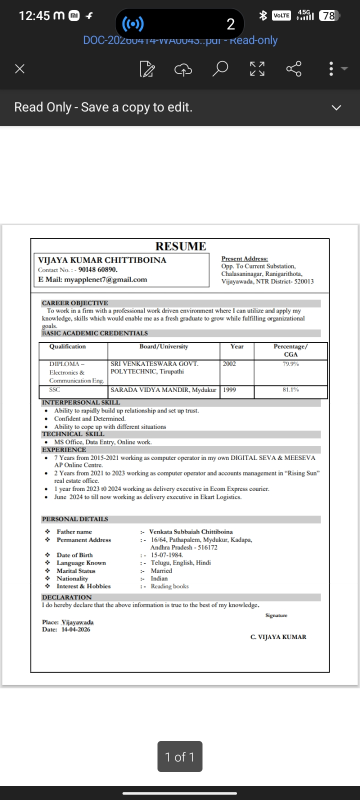
#> input picture attached_assets/IMG-20260619-WA0003_1781853588547.jpg, 720 x 1600 px (shown at 1/2 size)
$ python -i dewarp_1781756276342.py   (imports and definitions only)
#> lines starting #> are read from the running program, lines starting #| are printed output that depends on the picture; after the words box and inside, x2 and y2 are one past the last pixel; in counts of white or black regions, pixels touching at a corner belong together
"""
dewarp.py — Automatic document corner detection + perspective correction.

Pipeline position: runs FIRST, before tiled levels and threshold.

    detect_and_dewarp(img)
        ├── auto_detect_corners()   — finds 4 document corners via contours
        │       returns corners + confidence score
        ├── if confidence >= 0.7:   — good detection
        │       dewarp(img, corners) silently
        └── if confidence < 0.7:    — bad detection
                return img unchanged + flag for frontend to show drag UI
                frontend POSTs user-corrected corners back
                backend calls dewarp(img, user_corners)
"""

import math
import cv2
import numpy as np


# ── Corner detection ──────────────────────────────────────────────────────────

def _order_corners(pts: np.ndarray) -> np.ndarray:
    """
    Order 4 points as [top-left, top-right, bottom-right, bottom-left].
    Works regardless of what order the contour gave them.
    """
    pts = pts.reshape(4, 2).astype(np.float32)
    ordered = np.zeros((4, 2), dtype=np.float32)

    # Top-left has smallest sum, bottom-right has largest sum
    s = pts.sum(axis=1)
    ordered[0] = pts[np.argmin(s)]   # top-left
    ordered[2] = pts[np.argmax(s)]   # bottom-right

    # Top-right has smallest diff, bottom-left has largest diff
    d = np.diff(pts, axis=1)
    ordered[1] = pts[np.argmin(d)]   # top-right
    ordered[3] = pts[np.argmax(d)]   # bottom-left

    return ordered


def _score_quad(corners: np.ndarray, img_h: int, img_w: int) -> float:
    """
    Score a candidate quadrilateral 0.0–1.0.
    Penalises quads that are too small, too square for a document,
    or have very unequal opposite sides (badly curved edges).

    A score >= 0.7 is treated as a confident auto-detection.
    """
    tl, tr, br, bl = corners

    # Side lengths
    top    = np.linalg.norm(tr - tl)
    bottom = np.linalg.norm(br - bl)
    left   = np.linalg.norm(bl - tl)
    right  = np.linalg.norm(br - tr)

    if min(top, bottom, left, right) < 10:
        return 0.0

    img_area = img_h * img_w

    # 1. Area coverage — document should fill at least 20% of the frame
    #    and not exceed 99% (that would mean we grabbed the whole image)
    quad_area = cv2.contourArea(corners.astype(np.float32))
    area_ratio = quad_area / img_area
    if area_ratio < 0.20 or area_ratio > 0.99:
        return 0.0
    area_score = min(area_ratio / 0.6, 1.0)   # peaks at 60% coverage

    # 2. Parallelism — opposite sides should be roughly equal length
    #    (a badly curled page gives very unequal top vs bottom)
    horiz_ratio = min(top, bottom) / max(top, bottom)
    vert_ratio  = min(left, right) / max(left, right)
    parallel_score = (horiz_ratio + vert_ratio) / 2.0

    # 3. Aspect ratio — A4 is ~1:1.41; accept 0.5–2.5 range
    longer  = max(top + bottom, left + right) / 2
    shorter = min(top + bottom, left + right) / 2
    aspect  = longer / shorter if shorter > 0 else 0
    aspect_score = 1.0 if 0.5 <= aspect <= 2.5 else 0.3

    # 4. Rectangularity — all interior angles should be near 90°
    def angle(a, b, c):
        v1 = a - b
        v2 = c - b
        cos_a = np.dot(v1, v2) / (np.linalg.norm(v1) * np.linalg.norm(v2) + 1e-6)
        return math.degrees(math.acos(np.clip(cos_a, -1, 1)))

    angles = [
        angle(bl, tl, tr),
        angle(tl, tr, br),
        angle(tr, br, bl),
        angle(br, bl, tl),
    ]
    angle_deviations = [abs(a - 90) for a in angles]
    rect_score = max(0.0, 1.0 - (sum(angle_deviations) / (4 * 45)))

    score = (
        area_score      * 0.30 +
        parallel_score  * 0.35 +
        aspect_score    * 0.15 +
        rect_score      * 0.20
    )
    return round(float(score), 3)


def auto_detect_corners(img: np.ndarray) -> dict:
    """
    Automatically detect the 4 corners of a document in a photo.

    Strategy:
      1. Downscale for speed (detection at full 12MP is wasteful)
      2. Greyscale → blur → Canny edges
      3. Dilate edges to close gaps from shadows / folds
      4. Find contours, keep only large closed quadrilaterals
      5. Score each candidate, pick the best
      6. Scale corners back to original resolution

    Returns:
        {
          "corners": [[x0,y0],[x1,y1],[x2,y2],[x3,y3]],  # TL TR BR BL
          "confidence": 0.85,   # 0.0–1.0
          "auto_ok": True,      # True if confidence >= 0.70
          "img_w": 3024,
          "img_h": 4032,
        }

    If no quad is found, corners defaults to the full image rectangle
    so the caller always has something to work with.
    """
    h, w = img.shape[:2]

    # --- Downscale for speed ---
    WORK_H = 1024
    scale = WORK_H / h
    work_w = int(w * scale)
    small = cv2.resize(img, (work_w, WORK_H), interpolation=cv2.INTER_AREA)

    # --- Greyscale + blur ---
    grey = cv2.cvtColor(small, cv2.COLOR_BGR2GRAY) if small.ndim == 3 else small
    blurred = cv2.GaussianBlur(grey, (7, 7), 0)

    # --- Canny edges ---
    # Use Otsu threshold as a guide for Canny thresholds
    otsu_thresh, _ = cv2.threshold(blurred, 0, 255,
                                   cv2.THRESH_BINARY + cv2.THRESH_OTSU)
    edges = cv2.Canny(blurred,
                      threshold1=otsu_thresh * 0.5,
                      threshold2=otsu_thresh)

    # --- Dilate to close shadow gaps along document edge ---
    kernel = cv2.getStructuringElement(cv2.MORPH_RECT, (5, 5))
    edges = cv2.dilate(edges, kernel, iterations=2)

    # --- Find contours ---
    contours, _ = cv2.findContours(edges, cv2.RETR_EXTERNAL,
                                   cv2.CHAIN_APPROX_SIMPLE)
    contours = sorted(contours, key=cv2.contourArea, reverse=True)

    best_corners = None
    best_score   = 0.0

    for cnt in contours[:10]:   # only check top 10 largest contours
        # Skip tiny contours
        if cv2.contourArea(cnt) < (WORK_H * work_w * 0.10):
            continue

        # Approximate to a polygon
        peri = cv2.arcLength(cnt, True)
        approx = cv2.approxPolyDP(cnt, 0.02 * peri, True)

        if len(approx) != 4:
            continue

        corners_small = _order_corners(approx.reshape(4, 2))
        score = _score_quad(corners_small, WORK_H, work_w)

        if score > best_score:
            best_score   = score
            best_corners = corners_small

    # Scale corners back to original resolution
    if best_corners is not None:
        best_corners = (best_corners / scale).astype(np.float32)
    else:
        # Fallback: use the full image rectangle
        best_corners = np.array([
            [0,   0  ],
            [w-1, 0  ],
            [w-1, h-1],
            [0,   h-1],
        ], dtype=np.float32)
        best_score = 0.0

    return {
        "corners":    best_corners.tolist(),
        "confidence": best_score,
        "auto_ok":    best_score >= 0.70,
        "img_w":      w,
        "img_h":      h,
    }


# ── Perspective correction ────────────────────────────────────────────────────

def dewarp(img: np.ndarray, corners: list | np.ndarray) -> np.ndarray:
    """
    Apply perspective correction given 4 corners [TL, TR, BR, BL].

    The output width and height are computed from the average of the
    top/bottom and left/right side lengths — so the output aspect ratio
    matches the physical document rather than the photo frame.

    Args:
        img:     Original BGR image (full resolution).
        corners: [[x0,y0],[x1,y1],[x2,y2],[x3,y3]] TL TR BR BL.
                 Can be list-of-lists or np.ndarray.

    Returns:
        Dewarped BGR image.
    """
    pts = _order_corners(np.array(corners, dtype=np.float32))
    tl, tr, br, bl = pts

    # Compute output dimensions from average side lengths
    width_top    = np.linalg.norm(tr - tl)
    width_bottom = np.linalg.norm(br - bl)
    out_w = int(max(width_top, width_bottom))

    height_left  = np.linalg.norm(bl - tl)
    height_right = np.linalg.norm(br - tr)
    out_h = int(max(height_left, height_right))

    dst = np.array([
        [0,       0      ],
        [out_w-1, 0      ],
        [out_w-1, out_h-1],
        [0,       out_h-1],
    ], dtype=np.float32)

    M = cv2.getPerspectiveTransform(pts, dst)
    warped = cv2.warpPerspective(img, M, (out_w, out_h),
                                 flags=cv2.INTER_CUBIC,
                                 borderMode=cv2.BORDER_REPLICATE)
    return warped


# ── Curl detection ────────────────────────────────────────────────────────────

def detect_curl(img: np.ndarray, corners: list) -> dict:
    """
    Detect whether a document edge is curved (book spine / page curl).

    Strategy: for each of the 4 edges defined by the corners, sample
    points along that edge in the actual image and measure how much
    the detected edge deviates from the straight line between corners.
    High deviation = curl present on that edge.

    Returns:
        {
          "curl_detected": True/False,
          "curl_severity": 0.0–1.0,   # 0 = flat, 1 = severe curl
          "curled_edges": ["left"],    # which edges are curled
        }
    """
    pts = _order_corners(np.array(corners, dtype=np.float32))
    tl, tr, br, bl = pts

    grey = cv2.cvtColor(img, cv2.COLOR_BGR2GRAY) if img.ndim == 3 else img
    edges_img = cv2.Canny(cv2.GaussianBlur(grey, (5,5), 0), 50, 150)

    edge_pairs = {
        "top":    (tl, tr),
        "bottom": (bl, br),
        "left":   (tl, bl),
        "right":  (tr, br),
    }

    SAMPLES = 20
    SEARCH  = 30    # pixels to search perpendicular to expected edge
    curled_edges = []
    max_deviation = 0.0

    for edge_name, (p1, p2) in edge_pairs.items():
        deviations = []
        for i in range(1, SAMPLES):
            t = i / SAMPLES
            # Point along the straight line between corners
            px = int(p1[0] + t * (p2[0] - p1[0]))
            py = int(p1[1] + t * (p2[1] - p1[1]))

            # Perpendicular direction to this edge
            dx = p2[0] - p1[0]
            dy = p2[1] - p1[1]
            length = math.sqrt(dx*dx + dy*dy) + 1e-6
            nx, ny = -dy/length, dx/length   # normal

            # Search along the normal for an edge pixel
            best_dev = 0
            for d in range(-SEARCH, SEARCH):
                sx = int(px + d * nx)
                sy = int(py + d * ny)
                if 0 <= sy < edges_img.shape[0] and 0 <= sx < edges_img.shape[1]:
                    if edges_img[sy, sx] > 0:
                        best_dev = abs(d)
                        break
            deviations.append(best_dev)

        mean_dev = float(np.mean(deviations)) if deviations else 0.0
        edge_len = float(np.linalg.norm(p2 - p1))
        severity = mean_dev / (edge_len * 0.1 + 1e-6)   # relative to edge length

        if severity > 0.25:
            curled_edges.append(edge_name)
        max_deviation = max(max_deviation, severity)

    return {
        "curl_detected": len(curled_edges) > 0,
        "curl_severity": round(min(max_deviation, 1.0), 3),
        "curled_edges":  curled_edges,
    }


# ── Main entry point ──────────────────────────────────────────────────────────

def detect_and_dewarp(img: np.ndarray) -> dict:
    """
    Full auto pipeline:
      1. Detect corners
      2. Check for curl on detected edges
      3. If auto_ok and no severe curl → dewarp silently
      4. Otherwise → return original img + flags for frontend manual UI

    Returns:
        {
          "image":          np.ndarray,   # dewarped if auto_ok, else original
          "dewarped":       True/False,   # whether correction was applied
          "corners":        [[...], ...], # detected corners (for drag UI)
          "confidence":     0.85,
          "auto_ok":        True,
          "curl_detected":  False,
          "curl_severity":  0.1,
          "curled_edges":   [],
          "show_manual_ui": False,        # True = frontend should show drag handles
          "message":        "...",        # human-readable reason
        }
    """
    detection = auto_detect_corners(img)
    corners   = detection["corners"]

    curl = detect_curl(img, corners)

    severe_curl = curl["curl_severity"] > 0.4

    auto_ok = detection["auto_ok"] and not severe_curl

    if auto_ok:
        dewarped_img = dewarp(img, corners)
        message = f"Auto-corrected (confidence {detection['confidence']:.0%})"
    else:
        dewarped_img = img
        if not detection["auto_ok"]:
            message = (f"Low confidence ({detection['confidence']:.0%}) — "
                       "please adjust the corner handles")
        elif severe_curl:
            message = (f"Page curl detected on {curl['curled_edges']} edge(s) — "
                       "drag the curve handles to correct")
        else:
            message = "Manual adjustment needed"

    return {
        "image":          dewarped_img,
        "dewarped":       auto_ok,
        "corners":        corners,
        "confidence":     detection["confidence"],
        "auto_ok":        detection["auto_ok"],
        "curl_detected":  curl["curl_detected"],
        "curl_severity":  curl["curl_severity"],
        "curled_edges":   curl["curled_edges"],
        "show_manual_ui": not auto_ok,
        "message":        message,
    }

>>> import cv2
>>> picture = cv2.imread('IMG-20260619-WA0003_1781853588547.jpg')
#> picture is the input picture: shape (1600, 720, 3); mean B, G, R 206.1, 206, 205.8
>>> result = detect_and_dewarp(picture)
#> in auto_detect_corners, `small = cv2.resize(img, (work_w, WORK_H), interpolation=cv2.INTER_AREA)`:
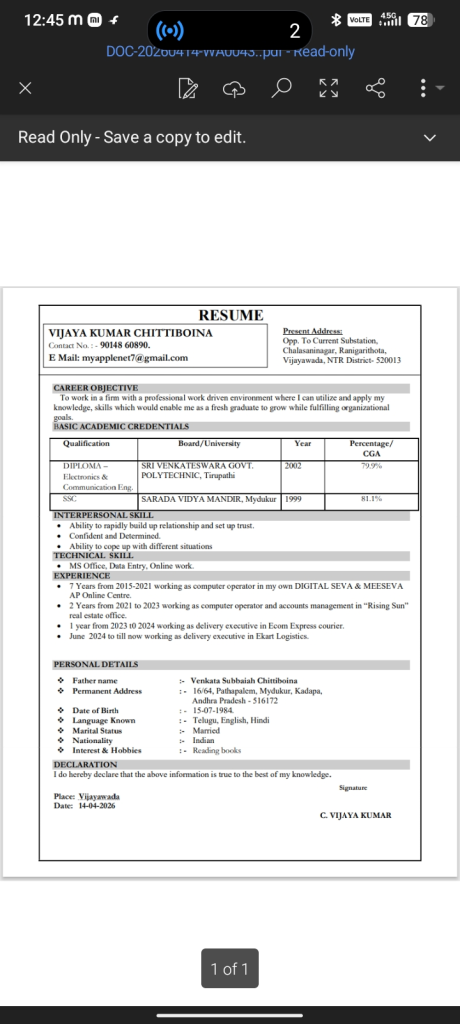
#> small: shape (1024, 460, 3); mean B, G, R 206.1, 206, 205.8
#> in auto_detect_corners, `blurred = cv2.GaussianBlur(grey, (7, 7), 0)`:
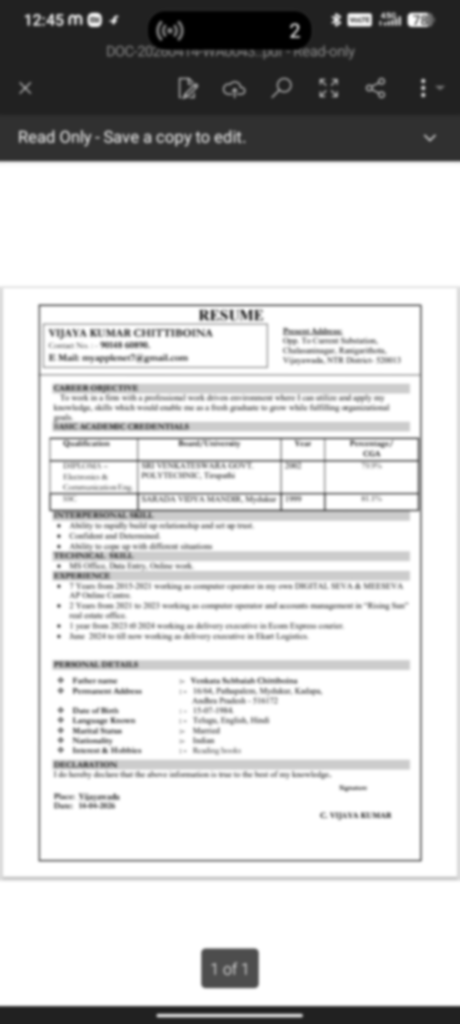
#> blurred: shape (1024, 460); min 0, max 255, mean 205.9
#> in auto_detect_corners, `otsu_thresh, _ = cv2.threshold(blurred, 0, 255, cv2.THRESH_BINARY + cv..`: otsu_thresh = 143
#> in auto_detect_corners, `edges = cv2.Canny(blurred, threshold1=otsu_thresh * 0.5, threshold2=ot..`:
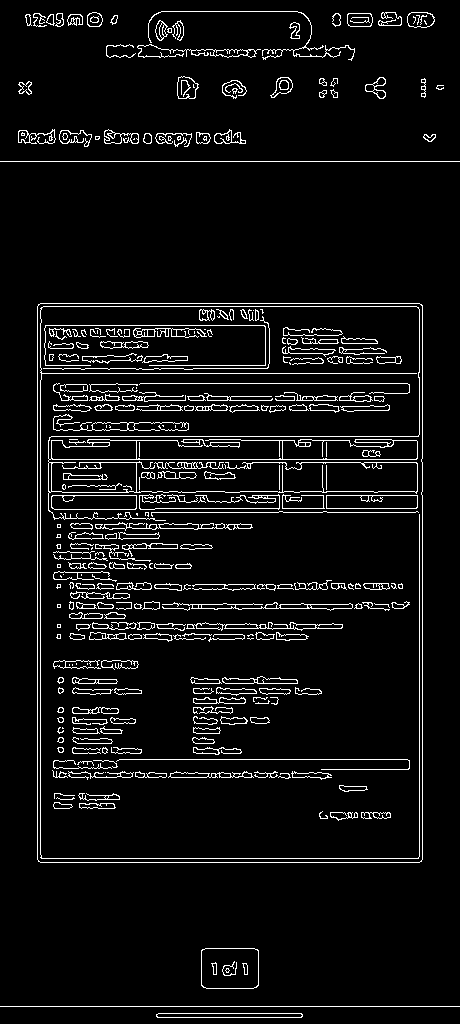
#> edges: shape (1024, 460); 6.1% white in thin lines or dots
#> in auto_detect_corners, `edges = cv2.dilate(edges, kernel, iterations=2)`:
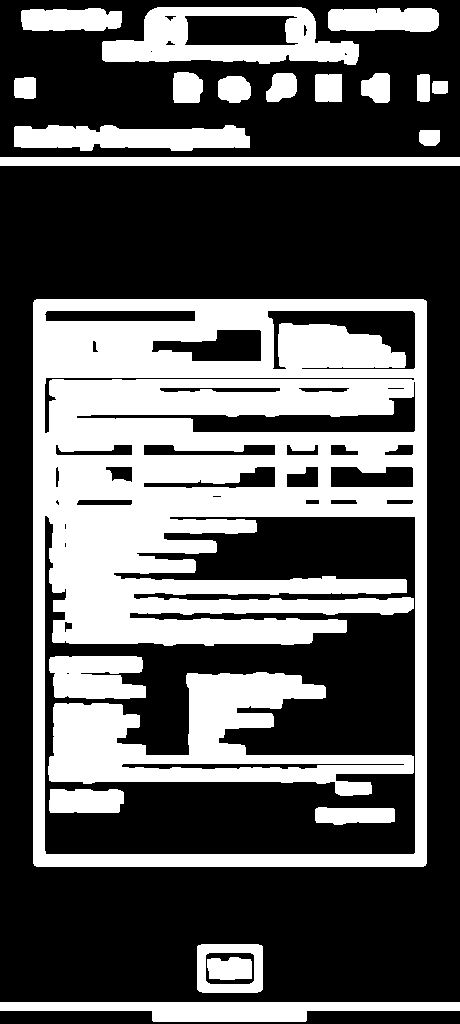
#> edges: shape (1024, 460); 35.8% white; 22 white regions
#> in auto_detect_corners, `contours, _ = cv2.findContours(edges, cv2.RETR_EXTERNAL, cv2.CHAIN_APP..`: contours = 17 contours; largest, box (x1, y1, x2, y2) and area: (33, 299, 427, 867) 222816, (102, 7, 359, 65) 10661, (0, 1002, 460, 1022) 5366, (14, 125, 250, 151) 4532, (0, 157, 460, 166) 3672
#> the loop in auto_detect_corners, `for cnt in contours[:10]:` made 10 passes
#> cnt on pass 5: [[0, 157], [0, 165], [459, 165], [459, 157]]
#> after the loop in auto_detect_corners, `for cnt in contours[:10]:`: best_score = 0.934
#> in auto_detect_corners, `best_corners = (best_corners / scale).astype(np.float32)`: best_corners = [[53.12, 468.8], [665.6, 470.3], [664.1, 1351.6], [53.12, 1351.6]]
#> in detect_and_dewarp, `detection = auto_detect_corners(img)`: detection = {'corners': [[53.12, 468.8], [665.6, 470.3], [664.1, 1351.6], [53.12, 1351.6]], 'confidence': 0.934, 'auto_ok': True, 'img_w': 720, 'img_h': 1600}
#> in detect_and_dewarp, `corners   = detection["corners"]`: corners has the same summary as best_corners in auto_detect_corners
#> in detect_curl, `pts = _order_corners(np.array(corners, dtype=np.float32))`: pts has the same summary as best_corners in auto_detect_corners
#> in detect_curl, `tl, tr, br, bl = pts`: tl = [53.12, 468.8]; tr = [665.6, 470.3]; br = [664.1, 1351.6]; bl = [53.12, 1351.6]
#> in detect_curl, `edges_img = cv2.Canny(cv2.GaussianBlur(grey, (5,5), 0), 50, 150)`:
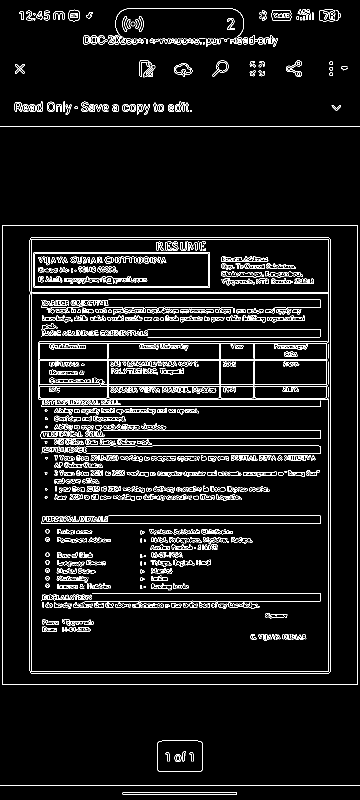
#> edges_img: shape (1600, 720) (shown at 1/2 size); 6% white in thin lines or dots
#> in detect_curl, `edge_pairs = { "top":    (tl, tr), "bottom": (bl, br), "left":   (tl, ..`: edge_pairs = {'top': ([53.12, 468.8], [665.6, 470.3]), 'bottom': ([53.12, 1351.6], [664.1, 1351.6]), 'left': ([53.12, 468.8], [53.12, 1351.6]), 'right': ([665.6, 470.3], [664.1, 1351.6])}
#> the loop in detect_curl, `for edge_name, (p1, p2) in edge_pairs.items():` made 4 passes
#> (edge_name, p1, p2, mean_dev, edge_len, severity) on passes 1 to 4: ('top', [53.12, 468.8], [665.6, 470.3], 19.05, 612.5, 0.311), ('bottom', [53.12, 1351.6], [664.1, 1351.6], 7, 610.9, 0.115), ('left', [53.12, 468.8], [53.12, 1351.6], 16.21, 882.8, 0.184), ('right', [665.6, 470.3], [664.1, 1351.6], 4.42, 881.3, 0.0502)
#> after the loop in detect_curl, `for edge_name, (p1, p2) in edge_pairs.items():`: curled_edges = ['top']
#> in detect_and_dewarp, `curl = detect_curl(img, corners)`: curl = {'curl_detected': True, 'curl_severity': 0.311, 'curled_edges': ['top']}
#> in detect_and_dewarp, `severe_curl = curl["curl_severity"] > 0.4`: severe_curl = False
#> in detect_and_dewarp, `auto_ok = detection["auto_ok"] and not severe_curl`: auto_ok = True
#> in dewarp, `pts = _order_corners(np.array(corners, dtype=np.float32))`: pts has the same summary as best_corners in auto_detect_corners
#> in dewarp, `tl, tr, br, bl = pts`: tl = [53.12, 468.8]; tr = [665.6, 470.3]; br = [664.1, 1351.6]; bl = [53.12, 1351.6]
#> in dewarp, `width_top    = np.linalg.norm(tr - tl)`: width_top = 612.5
#> in dewarp, `width_bottom = np.linalg.norm(br - bl)`: width_bottom = 610.9
#> in dewarp, `out_w = int(max(width_top, width_bottom))`: out_w = 612
#> in dewarp, `height_left  = np.linalg.norm(bl - tl)`: height_left = 882.8
#> in dewarp, `height_right = np.linalg.norm(br - tr)`: height_right = 881.3
#> in dewarp, `out_h = int(max(height_left, height_right))`: out_h = 882
#> in dewarp, `dst = np.array([ [0,       0      ], [out_w-1, 0      ], [out_w-1, out..`: dst = [[0, 0], [611, 0], [611, 881], [0, 881]]
#> in dewarp, `M = cv2.getPerspectiveTransform(pts, dst)`: M = [[0.994, 1.55e-18, -52.82], [-0.00254, 0.994, -465.8], [-2.88e-06, -2.89e-06, 1]]
#> in dewarp, `warped = cv2.warpPerspective(img, M, (out_w, out_h), flags=cv2.INTER_C..`:
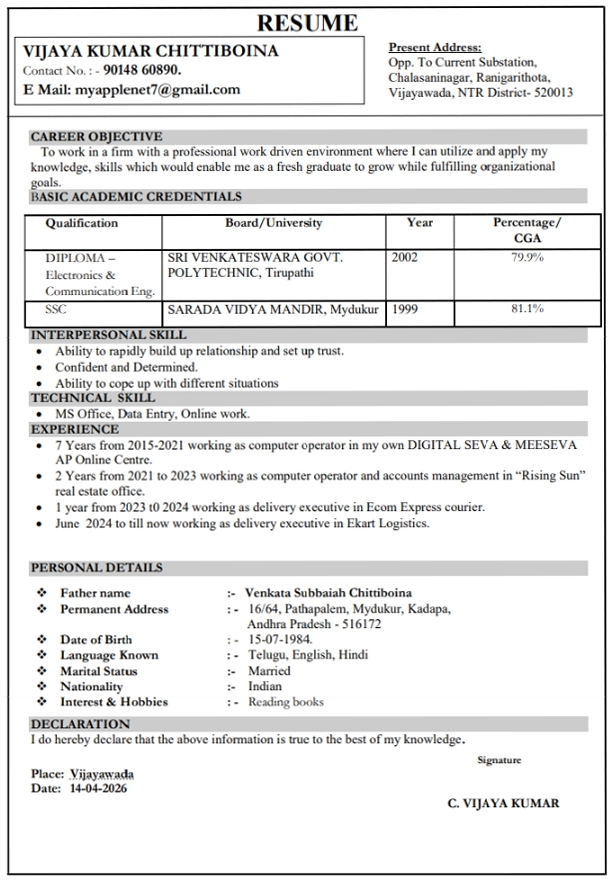
#> warped: shape (882, 612, 3); mean B, G, R 232.1, 232.2, 232.1
#> in detect_and_dewarp, `message = f"Auto-corrected (confidence {detection['confidence']:.0%})"`: message = 'Auto-corrected (confidence 93%)'
#> result = 10 items
